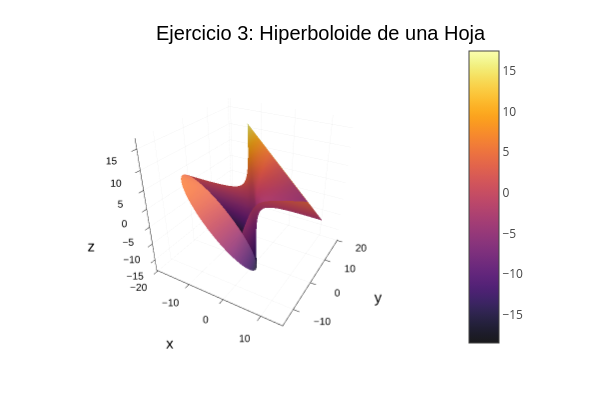

Notebook code cell kept with this figure:
### Code cell
println("Graficando Ejercicio 3: Hiperboloide de una hoja...")

# Redefinimos la matriz y calculamos sus propiedades
A3 = [0.0 1.0 1.0; 1.0 0.0 1.0; 1.0 1.0 0.0]
K3 = [-4.0, 6.0, 0.0]
f3 = 3.0
D3, P3 = eigen(A3) # D3 = [-1.0, -1.0, 2.0]
if det(P3) < 0; P3[:, 1] .*= -1; end

# --- LÍNEAS CORREGIDAS ---
# Calculamos K' como un vector columna para mayor claridad
K_prime_vec = P3' * K3 
# Calculamos el centro como un vector simple (3,)
centro_prime = -K_prime_vec ./ (2 .* D3)
# -------------------------

# Constante de la ecuación final
constante_final = f3 - sum(D3 .* centro_prime.^2)

# Parametrización y Gráfica
# La ecuación es -x''² - y''² + 2z''² = constante_final (-15.5)
# =>  x''²/15.5 + y''²/15.5 - z''²/(15.5/2) = 1
a = sqrt(-constante_final / D3[1])
b = sqrt(-constante_final / D3[2])
c = sqrt(constante_final / D3[3])

u = range(-2, 2, length=50)
v = range(0, 2pi, length=100)

# Puntos en el sistema trasladado y centrado (x'', y'', z'')
x_double_prime = [a * cosh(u_val) * cos(v_val) for u_val in u, v_val in v]
y_double_prime = [b * cosh(u_val) * sin(v_val) for u_val in u, v_val in v]
z_double_prime = [c * sinh(u_val) for u_val in u, _ in v]

puntos_double_prime = [x_double_prime[:]' ; y_double_prime[:]' ; z_double_prime[:]' ]

# --- LÍNEA DE TRANSFORMACIÓN CORREGIDA ---
# Ahora la suma funciona porque Julia puede "transmitir" un vector (3,)
# a cada columna de una matriz (3, 5000).
puntos_originales = P3 * (puntos_double_prime .+ centro_prime)
# ----------------------------------------

x_orig = reshape(puntos_originales[1, :], size(x_double_prime))
y_orig = reshape(puntos_originales[2, :], size(y_double_prime))
z_orig = reshape(puntos_originales[3, :], size(z_double_prime))

# Graficamos
grafico3 = surface(x_orig, y_orig, z_orig,
    title="Ejercicio 3: Hiperboloide de una Hoja",
    xlabel="x", ylabel="y", zlabel="z",
    legend=false, colorbar=true,
    opacity=0.9
)
display(grafico3)

### Figure 1 — Plotly figure (JSON) as saved in the notebook; plotly's stock layout.template omitted (floating-point values rounded to 4 significant figures; data arrays with more than 128 entries replaced by an {"elided": "..."} marker saying what was removed)
{"data": [{"colorbar": {"len": 0.8657, "title": "", "x": 0.7642, "y": 0.5087}, "colorscale": {"elided": "256x2 mixed values"}, "name": "y1", "opacity": 0.9, "scene": "scene", "showlegend": false, "showscale": true, "type": "surface", "x": {"elided": "50x100 float values"}, "xaxis": "x", "y": {"elided": "50x100 float values"}, "yaxis": "y", "z": {"elided": "50x100 float values"}, "zaxis": "z", "zmax": 17.42, "zmin": -18.42}], "layout": {"annotations": [{"font": {"color": "rgba(0, 0, 0, 1.000)", "family": "sans-serif", "size": 20}, "rotation": 0, "showarrow": false, "text": "Ejercicio 3: Hiperboloide de una Hoja", "x": 0.535, "xanchor": "center", "xref": "paper", "y": 1, "yanchor": "top", "yref": "paper"}], "height": 400, "margin": {"b": 20, "l": 0, "r": 0, "t": 20}, "paper_bgcolor": "rgba(255, 255, 255, 1.000)", "plot_bgcolor": "rgba(255, 255, 255, 1.000)", "scene": {"camera": {"eye": {"x": 1.126, "y": -1.95, "z": 1.3}, "projection": "orthographic"}, "domain": {"x": [0.07647, 0.7642], "y": [0.07581, 0.9415]}, "xaxis": {"gridcolor": "rgba(0, 0, 0, 0.100)", "gridwidth": 0.5, "linecolor": "rgba(0, 0, 0, 1.000)", "mirror": false, "range": [-20.42, 15.42], "showgrid": true, "showline": true, "showticklabels": true, "tickangle": 0, "tickcolor": "rgb(0, 0, 0)", "tickfont": {"color": "rgba(0, 0, 0, 1.000)", "family": "sans-serif", "size": 11}, "tickmode": "array", "ticks": "inside", "ticktext": ["−20", "−10", "0", "10"], "tickvals": [-20, -10, 0, 10], "title": "x", "titlefont": {"color": "rgba(0, 0, 0, 1.000)", "family": "sans-serif", "size": 15}, "type": "-", "visible": true, "zeroline": false, "zerolinecolor": "rgba(0, 0, 0, 1.000)"}, "yaxis": {"gridcolor": "rgba(0, 0, 0, 0.100)", "gridwidth": 0.5, "linecolor": "rgba(0, 0, 0, 1.000)", "mirror": false, "range": [-15.42, 20.42], "showgrid": true, "showline": true, "showticklabels": true, "tickangle": 0, "tickcolor": "rgb(0, 0, 0)", "tickfont": {"color": "rgba(0, 0, 0, 1.000)", "family": "sans-serif", "size": 11}, "tickmode": "array", "ticks": "inside", "ticktext": ["−10", "0", "10", "20"], "tickvals": [-10, 0, 10, 20], "title": "y", "titlefont": {"color": "rgba(0, 0, 0, 1.000)", "family": "sans-serif", "size": 15}, "type": "-", "visible": true, "zeroline": false, "zerolinecolor": "rgba(0, 0, 0, 1.000)"}, "zaxis": {"gridcolor": "rgba(0, 0, 0, 0.100)", "gridwidth": 0.5, "linecolor": "rgba(0, 0, 0, 1.000)", "mirror": false, "range": [-18.42, 17.42], "showgrid": true, "showline": true, "showticklabels": true, "tickangle": 0, "tickcolor": "rgb(0, 0, 0)", "tickfont": {"color": "rgba(0, 0, 0, 1.000)", "family": "sans-serif", "size": 11}, "tickmode": "array", "ticks": "inside", "ticktext": ["−15", "−10", "−5", "0", "5", "10", "15"], "tickvals": [-15, -10, -5, 0, 5, 10, 15], "title": "z", "titlefont": {"color": "rgba(0, 0, 0, 1.000)", "family": "sans-serif", "size": 15}, "type": "-", "visible": true, "zeroline": false, "zerolinecolor": "rgba(0, 0, 0, 1.000)"}}, "showlegend": false, "width": 600}}
